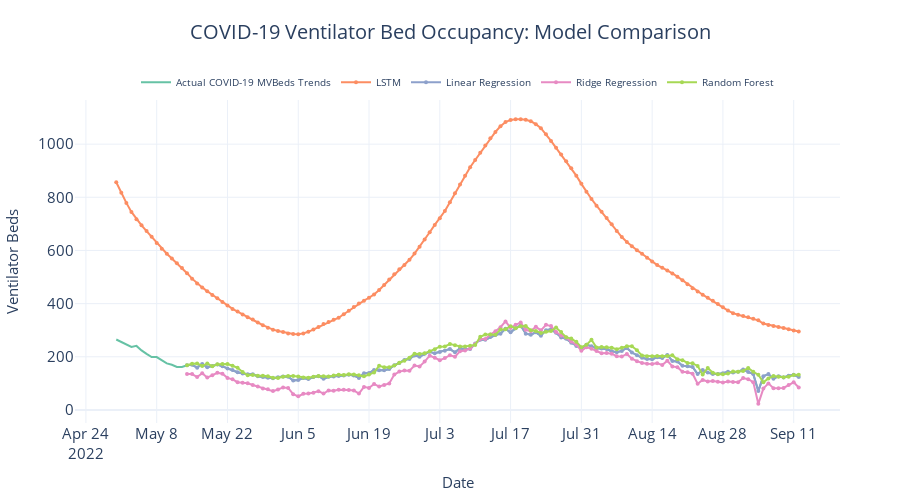

The notebook cell saved with this chart:
### Code cell
if baseline_predictions:
    # Add baseline predictions to the visualization
    for name, y_pred in baseline_predictions.items():
        pred_df[name] = np.nan
        
        # Handle index differences safely
        common_indices = pred_df.index.intersection(test_baseline['date'])
        if len(common_indices) > 0:
            # Create an index-matching dictionary
            index_map = {date: i for i, date in enumerate(test_baseline['date'])}
            
            # Update values only for matching dates
            for date in common_indices:
                if date in index_map:
                    idx = index_map[date]
                    if idx < len(y_pred):  # Ensure we don't go out of bounds
                        pred_df.loc[date, name] = y_pred[idx]
        else:
            print(f"Warning: No matching indices found for {name} predictions")
    
    # Create comparison plot with LSTM + baseline forecasts
    forecast_columns = ["LSTM Forecast"] + list(baseline_predictions.keys())
    forecast_display_names = ["LSTM"] + list(baseline_predictions.keys())
    
    fig = plot_forecast(pred_df, forecast_columns, forecast_display_names)
    title_text = "COVID-19 Ventilator Bed Occupancy: Model Comparison"
    fig = format_plot(fig, title=title_text, xlabel="Date", ylabel="Ventilator Beds")
    
    # Update layout: Centered legend, below the title, horizontally
    fig.update_layout(
        margin=dict(t=100, b=60, l=60, r=60),
        title={
            "text": title_text,
            "x": 0.5,
            "xanchor": "center",
            "y": 0.95,
            "yanchor": "top"
        },
        showlegend=True,
        legend=dict(
            orientation="h",           # horizontal orientation
            x=0.5,                     # center horizontally
            xanchor="center",
            y=1.1,                     # place legend below title
            yanchor="top",
            font=dict(size=10),
            # ncol=5  # set if you want all items on a single line
        )
    )
    
    fig.update_xaxes(type="date")
    fig.show()

else:
    # Show only LSTM predictions if baseline models are unavailable
    fig = plot_forecast(pred_df, 
                        forecast_columns=["LSTM Forecast"], 
                        forecast_display_names=["LSTM with Enhanced Features"])
    
    title_text = "COVID-19 Ventilator Bed Occupancy: LSTM Forecast"
    fig = format_plot(fig, title=title_text, xlabel="Date", ylabel="Ventilator Beds")
    
    # Same legend styling for consistency
    fig.update_layout(
        margin=dict(t=100, b=60, l=60, r=60),
        title={
            "text": title_text,
            "x": 0.5,
            "xanchor": "center",
            "y": 0.95,
            "yanchor": "top"
        },
        showlegend=True,
        legend=dict(
            orientation="h",
            x=0.5,
            xanchor="center",
            y=1.1,
            yanchor="top",
            font=dict(size=10),
            # ncol=5  # set if you want all items on a single line
        )
    )
    
    fig.update_xaxes(type="date")
    fig.show()
    print("No baseline predictions available for comparison.")

### Figure 1 — Plotly figure (JSON) as saved in the notebook; plotly's stock layout.template omitted (floating-point values rounded to 4 significant figures; data arrays with more than 128 entries replaced by an {"elided": "..."} marker saying what was removed)
{"data": [{"line": {"color": "rgb(102,194,165)", "width": 2}, "mode": "lines", "name": "Actual COVID-19 MVBeds Trends", "type": "scatter", "x": {"elided": "136 str values"}, "y": {"elided": "136 int values"}}, {"line": {"color": "rgb(252,141,98)", "width": 2}, "marker": {"size": 4}, "mode": "lines+markers", "name": "LSTM", "type": "scatter", "x": {"elided": "136 str values"}, "y": {"elided": "136 float values"}}, {"line": {"color": "rgb(141,160,203)", "width": 2}, "marker": {"size": 4}, "mode": "lines+markers", "name": "Linear Regression", "type": "scatter", "x": {"elided": "136 str values"}, "y": {"elided": "136 float values"}}, {"line": {"color": "rgb(231,138,195)", "width": 2}, "marker": {"size": 4}, "mode": "lines+markers", "name": "Ridge Regression", "type": "scatter", "x": {"elided": "136 str values"}, "y": {"elided": "136 float values"}}, {"line": {"color": "rgb(166,216,84)", "width": 2}, "marker": {"size": 4}, "mode": "lines+markers", "name": "Random Forest", "type": "scatter", "x": {"elided": "136 str values"}, "y": {"elided": "136 float values"}}], "layout": {"autosize": false, "height": 500, "legend": {"font": {"size": 10}, "orientation": "h", "title": {}, "x": 0.5, "xanchor": "center", "y": 1.1, "yanchor": "top"}, "margin": {"b": 60, "l": 60, "r": 60, "t": 100}, "showlegend": true, "title": {"font": {"size": 20}, "text": "COVID-19 Ventilator Bed Occupancy: Model Comparison", "x": 0.5, "xanchor": "center", "y": 0.95, "yanchor": "top"}, "width": 900, "xaxis": {"tickfont": {"size": 15}, "title": {"font": {"size": 15}, "text": "Date"}, "type": "date"}, "yaxis": {"tickfont": {"size": 15}, "title": {"font": {"size": 15}, "text": "Ventilator Beds"}}}}
